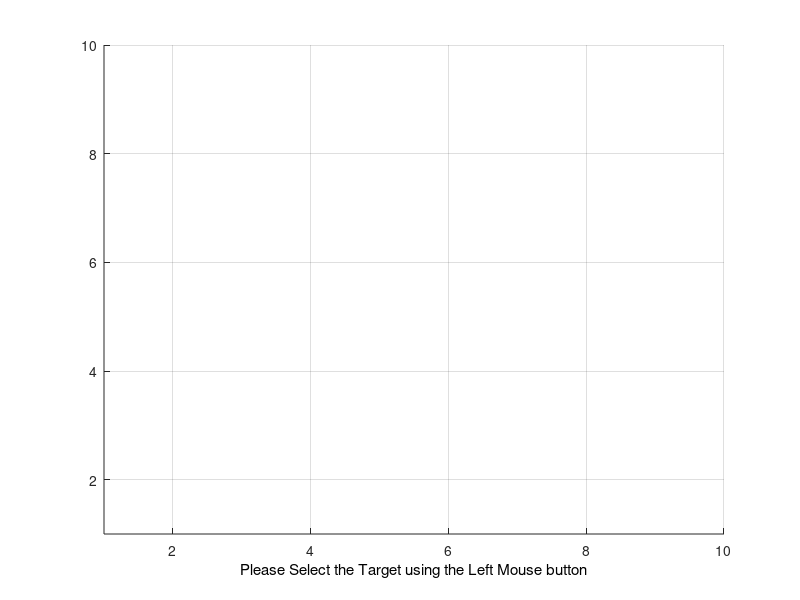

MATLAB code for this plot: (Note: this script raises an error after producing the figure.)
%%%%%%%%%%%%%%%%%%%%%%%%%%%%%%%%%%%%%%%%%%%%%%%%%%%%%
% A* ALGORITHM Demo
% Interactive A* search demo
% 04-26-2005
%   Copyright 2009-2010 The MathWorks, Inc.
%%%%%%%%%%%%%%%%%%%%%%%%%%%%%%%%%%%%%%%%%%%%%%%%%%%%%
%DEFINE THE 2-D MAP ARRAY
raw_map = csvread('map.csv');
[MAX_X,MAX_Y]=size(raw_map);
MAX_VAL=10;
%This array stores the coordinates of the map and the 
%Objects in each coordinate
MAP=raw_map;

% Obtain Obstacle, Target and Robot Position
% Initialize the MAP with input values
% Obstacle=-1,Target = 0,Robot=1,Space=2



j=0;
x_val = 1;
y_val = 1;
axis([1 MAX_X 1 MAX_Y])
grid on;
hold on;
n=0;%Number of Obstacles

% BEGIN Interactive Obstacle, Target, Start Location selection
pause(1);
h=msgbox('Please Select the Target using the Left Mouse button');
uiwait(h,5);
if ishandle(h) == 1
    delete(h);
end
xlabel('Please Select the Target using the Left Mouse button','Color','black');
but=0;
while (but ~= 1) %Repeat until the Left button is not clicked
    [xval,yval,but]=ginput(1);
end
xval=floor(xval);
yval=floor(yval);
xTarget=xval;%X Coordinate of the Target
yTarget=yval;%Y Coordinate of the Target

MAP(xval,yval)=0;%Initialize MAP with location of the target
plot(xval+.5,yval+.5,'gd');
text(xval+1,yval+.5,'Target')

% pause(2);
% h=msgbox('Select Obstacles using the Left Mouse button,to select the last obstacle use the Right button');
%   xlabel('Select Obstacles using the Left Mouse button,to select the last obstacle use the Right button','Color','blue');
% uiwait(h,10);
% if ishandle(h) == 1
%     delete(h);
% end
% while but == 1
%     [xval,yval,but] = ginput(1);
%     xval=floor(xval);
%     yval=floor(yval);
%     MAP(xval,yval)=-1;%Put on the closed list as well
%     plot(xval+.5,yval+.5,'ro');
%  end%End of While loop
for col=1:1:MAX_Y
    for row=1:1:MAX_X
        if raw_map(row,col)==1
            plot(row,col,'ro');
            disp([row col])
            hold on;
        end
    end
end 
 
pause(1);

h=msgbox('Please Select the Vehicle initial position using the Left Mouse button');
uiwait(h,5);
if ishandle(h) == 1
    delete(h);
end
xlabel('Please Select the Vehicle initial position ','Color','black');
but=0;
while (but ~= 1) %Repeat until the Left button is not clicked
    [xval,yval,but]=ginput(1);
    xval=floor(xval);
    yval=floor(yval);
end
xStart=xval;%Starting Position
yStart=yval;%Starting Position
MAP(xval,yval)=-1;
 plot(xval+.5,yval+.5,'bo');
%End of obstacle-Target pickup

%%%%%%%%%%%%%%%%%%%%%%%%%%%%%%%%%%%%%%%%%%%%%%%%%%%%%%%%%%%%%%%%%%%%%%%%%%%%%%%%%%%%%%%%%%%%%%%
%LISTS USED FOR ALGORITHM
%%%%%%%%%%%%%%%%%%%%%%%%%%%%%%%%%%%%%%%%%%%%%%%%%%%%%%%%%%%%%%%%%%%%%%%%%%%%%%%%%%%%%%%%%%%%%%%
%OPEN LIST STRUCTURE
%--------------------------------------------------------------------------
%IS ON LIST 1/0 |X val |Y val |Parent X val |Parent Y val |h(n) |g(n)|f(n)|
%--------------------------------------------------------------------------
OPEN=[];
%CLOSED LIST STRUCTURE
%--------------
%X val | Y val |
%--------------
% CLOSED=zeros(MAX_VAL,2);
CLOSED=[];

%Put all obstacles on the Closed list
k=1;%Dummy counter
for i=1:MAX_X
    for j=1:MAX_Y
        if(MAP(i,j) == 1)
            CLOSED(k,1)=i; 
            CLOSED(k,2)=j; 
            k=k+1;
        end
    end
end
CLOSED_COUNT=size(CLOSED,1);
%set the starting node as the first node
xNode=xval;
yNode=yval;
OPEN_COUNT=1;
path_cost=0;
goal_distance=distance(xNode,yNode,xTarget,yTarget);
OPEN(OPEN_COUNT,:)=insert_open(xNode,yNode,xNode,yNode,path_cost,goal_distance,goal_distance);
OPEN(OPEN_COUNT,1)=0;
CLOSED_COUNT=CLOSED_COUNT+1;
CLOSED(CLOSED_COUNT,1)=xNode;
CLOSED(CLOSED_COUNT,2)=yNode;
NoPath=1;
%%%%%%%%%%%%%%%%%%%%%%%%%%%%%%%%%%%%%%%%%%%%%%%%%%%%%%%%%%%%%%%%%%%%%%%%%%%%%%%%%%%%%%%%%%%%%
% START ALGORITHM
%%%%%%%%%%%%%%%%%%%%%%%%%%%%%%%%%%%%%%%%%%%%%%%%%%%%%%%%%%%%%%%%%%%%%%%%%%%%%%%%%%%%%%%%%%%%%
while((xNode ~= xTarget || yNode ~= yTarget) && NoPath == 1)
%  plot(xNode+.5,yNode+.5,'go');
 exp_array=expand_array(xNode,yNode,path_cost,xTarget,yTarget,CLOSED,MAX_X,MAX_Y);
 exp_count=size(exp_array,1);
 %UPDATE LIST OPEN WITH THE SUCCESSOR NODES
 %OPEN LIST FORMAT
 %--------------------------------------------------------------------------
 %IS ON LIST 1/0 |X val |Y val |Parent X val |Parent Y val |h(n) |g(n)|f(n)|
 %--------------------------------------------------------------------------
 %EXPANDED ARRAY FORMAT
 %--------------------------------
 %|X val |Y val ||h(n) |g(n)|f(n)|
 %--------------------------------
 for i=1:exp_count
    flag=0;
    for j=1:OPEN_COUNT
        if(exp_array(i,1) == OPEN(j,2) && exp_array(i,2) == OPEN(j,3) )
            OPEN(j,8)=min(OPEN(j,8),exp_array(i,5)); %#ok<*SAGROW>
            if OPEN(j,8)== exp_array(i,5)
                %UPDATE PARENTS,gn,hn
                OPEN(j,4)=xNode;
                OPEN(j,5)=yNode;
                OPEN(j,6)=exp_array(i,3);
                OPEN(j,7)=exp_array(i,4);
            end;%End of minimum fn check
            flag=1;
        end;%End of node check
%         if flag == 1
%             break;
    end;%End of j for
    if flag == 0
        OPEN_COUNT = OPEN_COUNT+1;
        OPEN(OPEN_COUNT,:)=insert_open(exp_array(i,1),exp_array(i,2),xNode,yNode,exp_array(i,3),exp_array(i,4),exp_array(i,5));
     end;%End of insert new element into the OPEN list
 end;%End of i for
 %%%%%%%%%%%%%%%%%%%%%%%%%%%%%%%%%%%%%%%%%%%%%%%%%%%
 %END OF WHILE LOOP
 %%%%%%%%%%%%%%%%%%%%%%%%%%%%%%%%%%%%%%%%%%%%%%%%%%%
 %Find out the node with the smallest fn 
  index_min_node = min_fn(OPEN,OPEN_COUNT,xTarget,yTarget);
  if (index_min_node ~= -1)    
   %Set xNode and yNode to the node with minimum fn
   xNode=OPEN(index_min_node,2);
   yNode=OPEN(index_min_node,3);
   path_cost=OPEN(index_min_node,6);%Update the cost of reaching the parent node
  %Move the Node to list CLOSED
  CLOSED_COUNT=CLOSED_COUNT+1;
  CLOSED(CLOSED_COUNT,1)=xNode;
  CLOSED(CLOSED_COUNT,2)=yNode;
  OPEN(index_min_node,1)=0;
  else
      %No path exists to the Target!!
      NoPath=0;%Exits the loop!
  end;%End of index_min_node check
end;%End of While Loop
%Once algorithm has run The optimal path is generated by starting of at the
%last node(if it is the target node) and then identifying its parent node
%until it reaches the start node.This is the optimal path

i=size(CLOSED,1);
Optimal_path=[];
xval=CLOSED(i,1);
yval=CLOSED(i,2);
i=1;
Optimal_path(i,1)=xval;
Optimal_path(i,2)=yval;
i=i+1;

if ( (xval == xTarget) && (yval == yTarget))
    inode=0;
   %Traverse OPEN and determine the parent nodes
   parent_x=OPEN(node_index(OPEN,xval,yval),4);%node_index returns the index of the node
   parent_y=OPEN(node_index(OPEN,xval,yval),5);
   
   while( parent_x ~= xStart || parent_y ~= yStart)
           Optimal_path(i,1) = parent_x;
           Optimal_path(i,2) = parent_y;
           %Get the grandparents:-)
           inode=node_index(OPEN,parent_x,parent_y);
           parent_x=OPEN(inode,4);%node_index returns the index of the node
           parent_y=OPEN(inode,5);
           i=i+1;
    end;
 j=size(Optimal_path,1);
 %Plot the Optimal Path!
 p=plot(Optimal_path(j,1)+.5,Optimal_path(j,2)+.5,'bo');
 j=j-1;
 for i=j:-1:1
  pause(.25);
  set(p,'XData',Optimal_path(i,1)+.5,'YData',Optimal_path(i,2)+.5);
 drawnow ;
 end;
 plot(Optimal_path(:,1)+.5,Optimal_path(:,2)+.5);
else
 pause(1);
 h=msgbox('Sorry, No path exists to the Target!','warn');
 uiwait(h,5);
end

    





